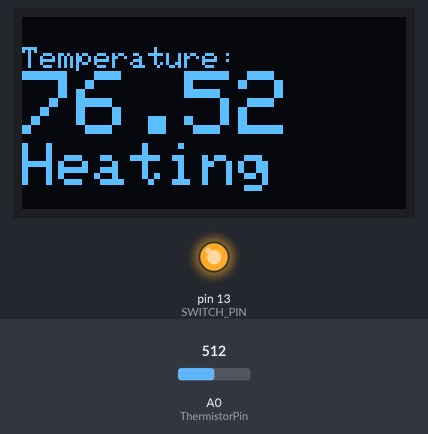
Bench run of a sketch on a simulated Arduino Uno, built with avr-gcc and run on an emulated ATmega328P. Shown: 128×64 one-colour display, output pins drawn as LEDs (lit = HIGH). The test bench sets the inputs (shaded band); at power-on: A0 (ThermistorPin) = 512. What the sketch prints to the serial monitor is not drawn.

Above: at 3.8 s.
3.9 s: A0 (ThermistorPin) set to 567
At 7.2 s:
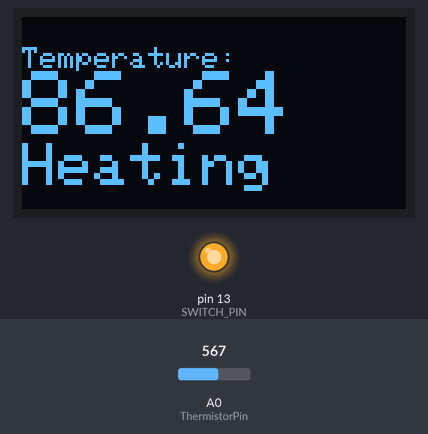
7.8 s: A0 (ThermistorPin) set to 600
At 9.4 s:
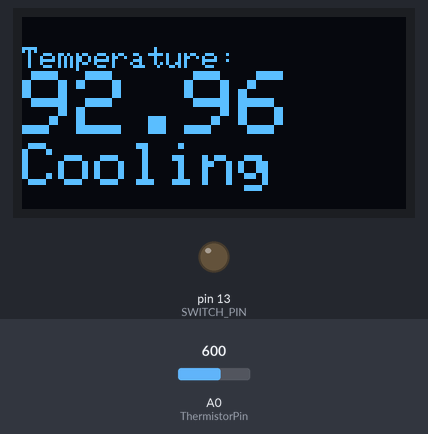
11.7 s: A0 (ThermistorPin) set to 511
At 12.8 s:
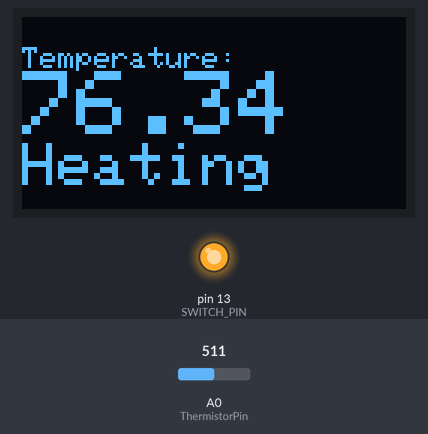
Timing chart, 0 to 14.7 s (numbered marks = the images above; inputs shaded):
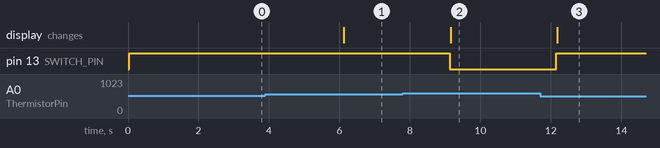

Measured:
- the behaviour switches between 584 and 585 on A0 (ThermistorPin) (found by bisection; images 1 and 2)
- after the input at 3.9 s, the display: changes after 2.2 s (image 1)
- after the input at 7.8 s, pin 13 (SWITCH_PIN): HIGH → LOW after 1.3 s; the display: changes after 1.4 s (image 2)
- after the input at 11.7 s, pin 13 (SWITCH_PIN): LOW → HIGH after 0.46 s; the display: changes after 0.48 s (image 3)

The sketch:

GeckoTemperatureController.ino
```cpp
/*
 * The Yarrbeard Habitat Temperature Controller
 * Version 0.1
 * Currently in testing. Do not use this as your primary controller for your own reptile habitats
 * without a backup in place.
 * This works using a voltage divider circuit with a 10k ohm thermistor and a 10k ohm resistor.
 * It finds the difference in resistance between the resistor and thermistor and through some math outputs
 * a temperature.
 * Using this temperature (T) we control a 4-pin OLED display and a relay to power on/off a habitat heating system.
 *
 * The next iteration is enabling this to call an endpoint on Mantilogs (another project of mine) and log
 * the data from the thermistor to a DB.
 *
 * This code is provided as-is with no warranties, garauntees or promises as to it's functionality.
 * I will say again, do not use this as your primary habitat temperature controller as it is barely tested yet.
 * If you do use this and find bugs or other issues...
 * please let me know @ yarr@yarrdev.com or through the github repository you
 * got this from.
 */
#include <SPI.h>
#include <Wire.h>
#include <Adafruit_GFX.h>
#include <Adafruit_SSD1306.h>

#define SCREEN_WIDTH 128 // OLED display width, in pixels
#define SCREEN_HEIGHT 64 // OLED display height, in pixels
#define SWITCH_PIN 13 // The pin that controls the relay.

// Declaration for an SSD1306 display connected to I2C (SDA, SCL pins)
Adafruit_SSD1306 display(SCREEN_WIDTH, SCREEN_HEIGHT, &Wire, -1);

// Thermistor Setup.
int ThermistorPin = 0;
int Vo;
float R1 = 10000;
float logR2, R2, T;
float c1 = 1.009249522e-03, c2 = 2.378405444e-04, c3 = 2.019202697e-07;

//Track heating/cooling
bool heating = false;

void setup() {
  Serial.begin(9600);
  //Make sure the display is hooked up right.
  if(!display.begin(SSD1306_SWITCHCAPVCC, 0x3C)) { // Address 0x3D for 128x64
    Serial.println(F("SSD1306 allocation failed"));
    for(;;);
  }

  pinMode(SWITCH_PIN, OUTPUT);    // sets the digital pin 13 as output
}

void loop() {
  //Math to convert values from the voltage divider into usable temp data.
  Vo = analogRead(ThermistorPin);
  R2 = R1 * (1023.0 / (float)Vo - 1.0);
  logR2 = log(R2);
  T = (1.0 / (c1 + c2*logR2 + c3*logR2*logR2*logR2));
  T = T - 273.15;
  T = (T * 9.0)/ 5.0 + 32.0;

  //Serial Debuggery
  Serial.print("Temperature: ");
  Serial.print(T);
  Serial.println(" F");


  //Clear and then update the OLED Display.
  display.clearDisplay();

  display.setTextSize(1);
  display.setTextColor(WHITE);
  display.setCursor(0, 10);
  // Display Text.
  display.println("Temperature:");
  display.setTextSize(3);
  display.println(T);

  // Set the heating bool based on temperatures(T)
  // In this case we are working with Leopard Geckos so we want to maintain
  // a temperature range between 85 and 90F.
  if(T <= 85.0){
    heating = true;
  }else if (T >= 90.0){
    heating = false;
  }

  //Display heating/cooling info and turn On/Off the switch controlling the heating system.
  if(heating){
    display.setTextSize(2);
    display.println("Heating");
    digitalWrite(SWITCH_PIN, HIGH);
  }else{
    display.setTextSize(2);
    display.println("Cooling");
    digitalWrite(SWITCH_PIN, LOW);
  }

  // Show The display and wait.
  display.display();
  delay(3000); //The heating system I use is slow enough to heat up that I only update after 3 sec. YMMV.
}
```
